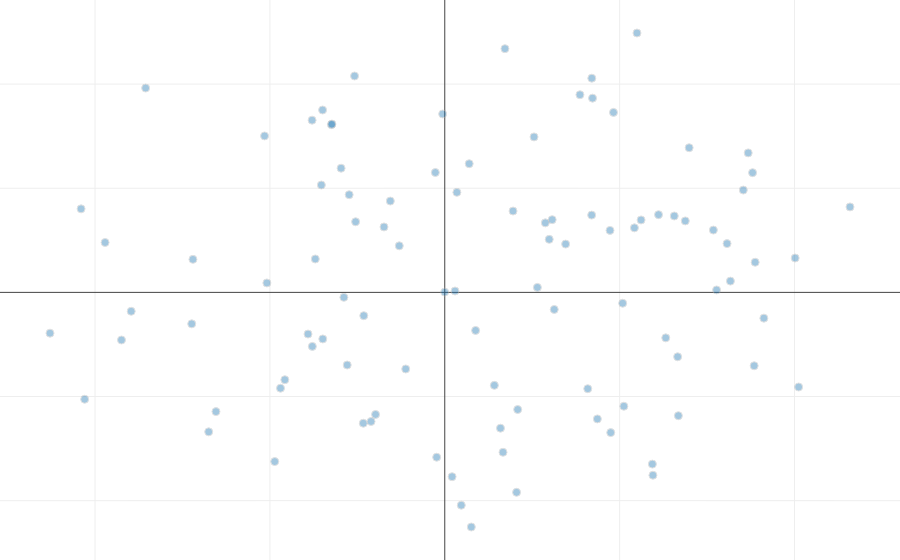

The notebook cell this image was saved under:
### Code cell
plt_data = []
trace = go.Scatter(
            name = 'SyntheticSphere',
            x = Positions[:,1],
            y = Positions[:,2],
            mode = 'markers',
            marker = dict(
                color = 1,
                size = 8,
                symbol = 'circle',
                line = dict(
                    color = 'rgb(180, 180, 180)',
                    width = 1.0
                ),
                opacity = 0.4
            )
        )

plt_data.append(trace)

layout = go.Layout(margin = dict(l = 0, r = 0, b = 0, t = 0))

fig = go.Figure(data=plt_data, layout=layout)

iplot(fig)
